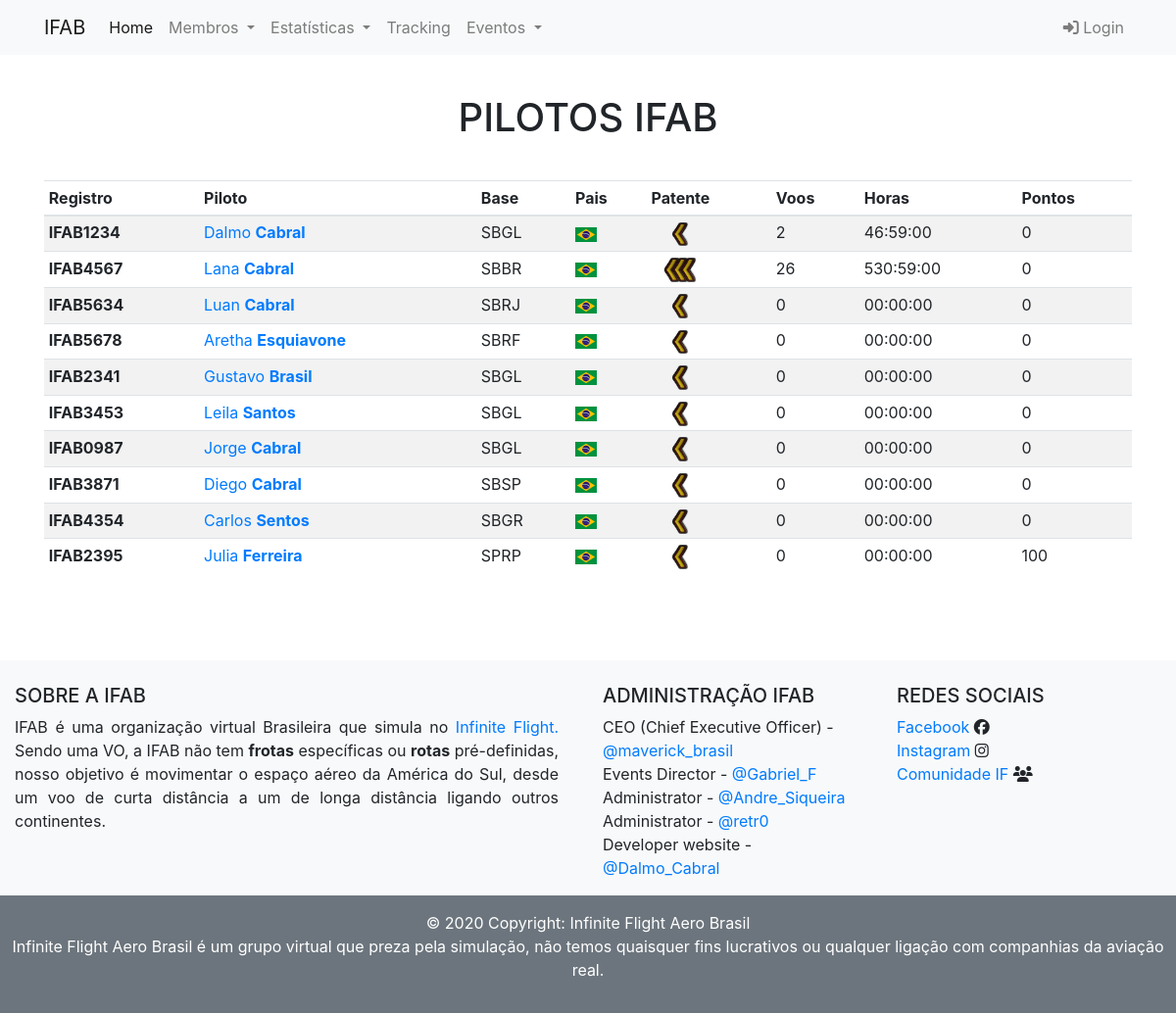
The page /pilotos on the database as committed earlier.
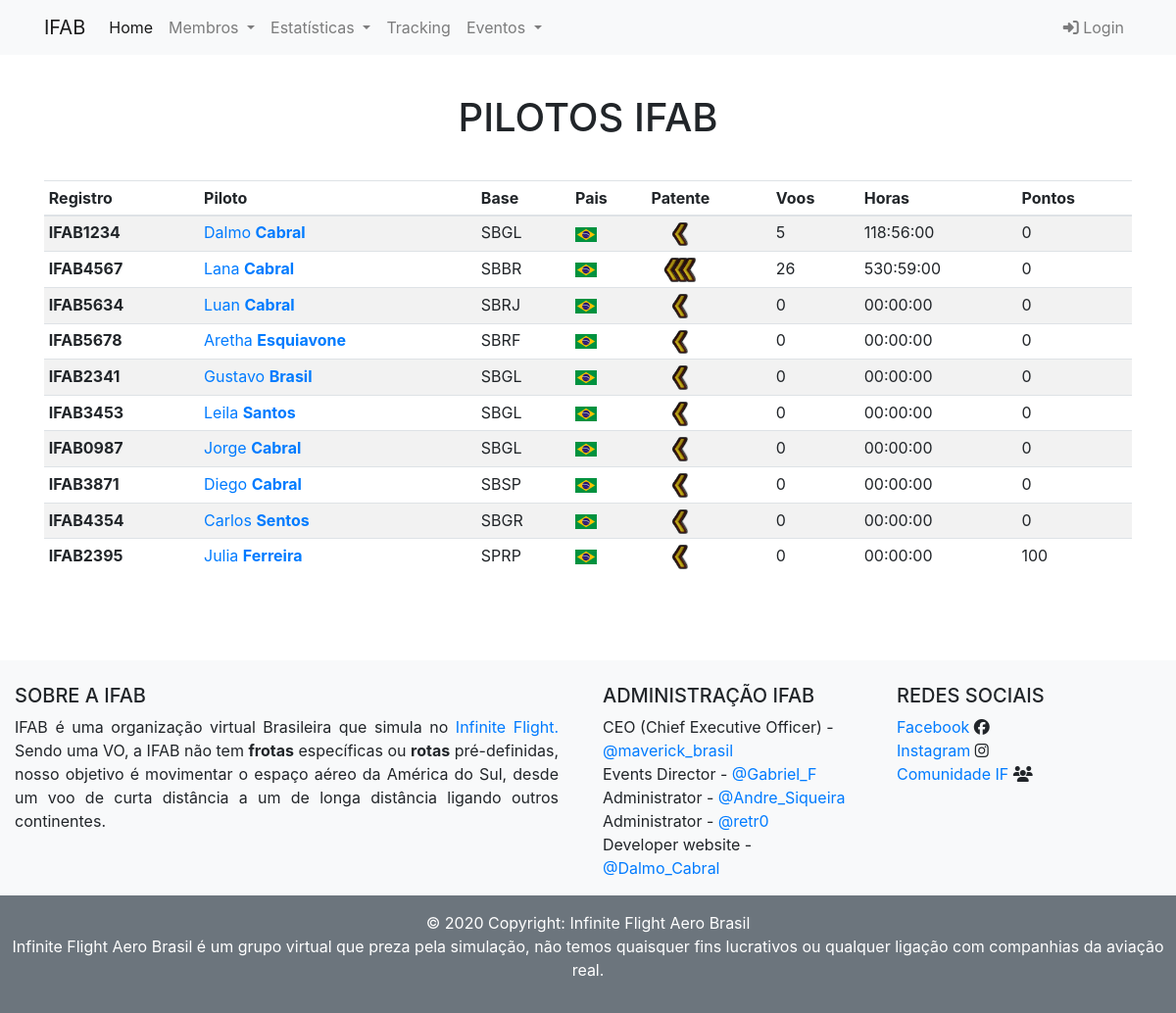
The same page on the database as committed later.
### app/models.py (models this page shows, shortened)
class User(db.Model, UserMixin):
    __tablename__ = 'users'
    id = db.Column(db.Integer, primary_key=True)
    username = db.Column(db.String(80), nullable=False)
    sobrenome = db.Column(db.String(200))
    email = db.Column(db.String(120), unique=True, nullable=False, index=True)
    password = db.Column(db.String(120), nullable=False)
    gametag = db.Column(db.String(200))
    registro = db.Column(db.String(200))
    ifcomunity = db.Column(db.String(400))
    sobremim = db.Column(db.String(200))
    pais = db.Column(db.String(200))
    base = db.Column(db.String(200))
    idade = db.Column(db.String(200))
    grau = db.Column(db.String(200))
    logbook = db.relationship('Logbook', backref='user', lazy='dynamic')  #lazy='dynamic'
    data_create = db.Column(db.DateTime, default=datetime.utcnow)
    pontos = db.Column(db.Integer(), default=0)
    cont_tempo = db.Column(db.Float, default=0)
    cont_tempo_str = db.Column(db.String(20000), default='00:00:00')
    cont_voo = db.Column(db.Integer, default=0)

### app/routes.py (the view)
@app.route('/pilotos')
def pilotos():
    log = Logbook.query.all()
    user = User.query.all()
    return render_template('pilotos.html', users=user, log=log)

### app/templates/pilotos.html (shortened to what this page needs)
{% extends 'base.html' %}
{% block content %}
<div class="container">
    <h1 class="text-center pilots"  style="margin-top: 40px;">PILOTOS IFAB</h1>
    <div class="table-responsive" style="margin-top: 40px;">
        <table class="table table-sm table-striped ">
            <thead>
                <tr>
                    <th>Registro</th>
                    <th>Piloto</th>
                    <th>Base</th>
                    <th>Pais</th>
                    <th>Patente</th>
                    <th>Voos</th>
                    <th>Horas</th>
                    <th>Pontos</th>
                </tr>
            </thead>
            <tbody>
            {% for users in users %}
                <tr>
                    <td><strong>IFAB{{users.registro}}</strong></td>
                    <td><a href="{{ url_for('unique', id=users.id) }}">{{ users.username }} <strong>{{users.sobrenome}}</strong></a></td>
                    <td>{{users.base}}</td>
                    {% if users.pais == 'Brasil' %}
                    <td><img src="../static/img/bandeiras/BR.png" alt=""></td>
                    {% elif users.pais == 'Inglaterra' %}
                    <td><img src="../static/img/bandeiras/GB.png" alt=""></td>
                    {% endif %}
                    <td>
                        {% if users.cont_tempo > 3000 %}
                        <img src="../static/img/patente/CMM.png" alt=""  width="60px">
                      {% elif users.cont_tempo > 2000 %}
                        <img src="../static/img/patente/CMD.png" alt="" width="60px">
                      {% elif users.cont_tempo > 1000 %}
                        <img src="../static/img/patente/POF2.png" alt="" width="60px">
                      {% elif users.cont_tempo > 500 %}
                        <img src="../static/img/patente/POF.png" alt=""  width="60px">
                      {% elif users.cont_tempo > 250 %}
                        <img src="../static/img/patente/COP2.png" alt="" width="60px">
                      {% else %}
                        <img src="../static/img/patente/COP.png" alt="" width="60px">
                      {% endif %}
                    </td>
                    <td>{{users.cont_voo}}</td>
                    <td>{{users.cont_tempo_str}}</td>
                    <td>{{users.pontos}}</td>
                </tr>
            {% endfor %}
            </tbody>
        </table>
    </div>
</div>
{% endblock %}

Rows that differ between the two databases and show on the page:
changed User "Dalmo": cont_voo "2" → "5"; cont_tempo_str "46:59:00" → "118:56:00"
